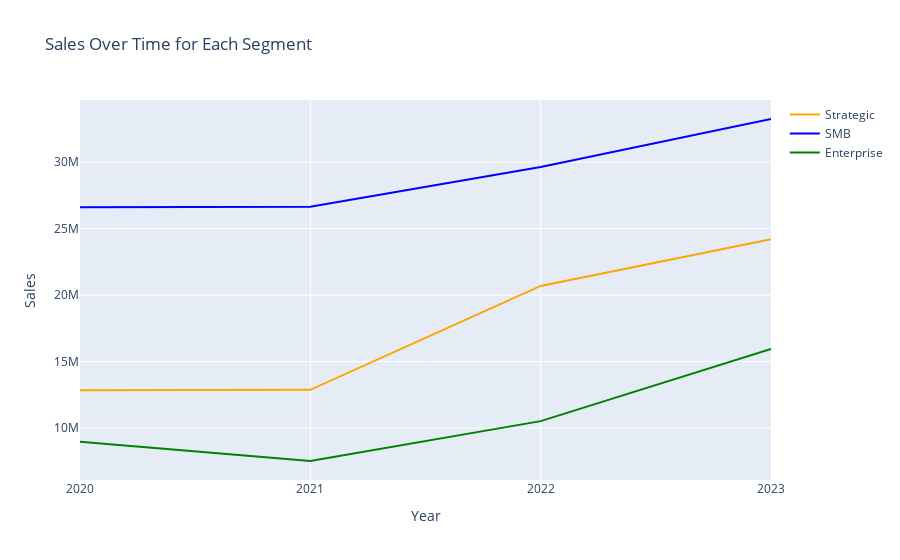

Write notebook code for a chart like this one.
### Code cell
#Sales Over Time for Each Segment
# Create a new figure
fig_segment_trend = go.Figure()

# Add a line for each segment
for seg in segment['Segment'].unique():
    # Filter data for the segment
    segment_data = segment[segment['Segment'] == seg]
    
    # Add a line trace for the segment
    fig_segment_trend.add_trace(go.Scatter(x=segment_data['Year'], y=segment_data['Sales'], mode='lines', name=seg, line=dict(color=colors[seg])))

# Update layout
fig_segment_trend.update_layout(title='Sales Over Time for Each Segment', xaxis_title='Year', yaxis_title='Sales', xaxis = dict(tickmode = 'linear', tick0 = 0, dtick = 1))

# Show the figure
fig_segment_trend.show()

### Figure 1 — Plotly figure (JSON) as saved in the notebook; plotly's stock layout.template omitted (floating-point values rounded to 4 significant figures)
{"data": [{"line": {"color": "orange"}, "mode": "lines", "name": "Strategic", "type": "scatter", "x": [2020, 2021, 2022, 2023], "y": [12840000.0, 12880000.0, 20690000.0, 24200000.0]}, {"line": {"color": "blue"}, "mode": "lines", "name": "SMB", "type": "scatter", "x": [2020, 2021, 2022, 2023], "y": [26610000.0, 26650000.0, 29630000.0, 33250000.0]}, {"line": {"color": "green"}, "mode": "lines", "name": "Enterprise", "type": "scatter", "x": [2020, 2021, 2022, 2023], "y": [8972000.0, 7524000.0, 10520000.0, 15950000.0]}], "layout": {"title": {"text": "Sales Over Time for Each Segment"}, "xaxis": {"dtick": 1, "tick0": 0, "tickmode": "linear", "title": {"text": "Year"}}, "yaxis": {"title": {"text": "Sales"}}}}
